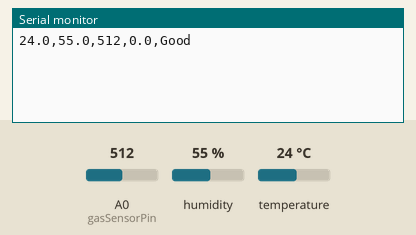
Simulated run of this sketch. Board: Arduino Uno, built with avr-gcc and run on an emulated ATmega328P. Shown: the last lines printed to the serial monitor. Inputs (shaded band) come from the test bench; at power-on: A0 (gasSensorPin) = 512, humidity 55 %, temperature 24 °C.

Above: at 2.2 s.
2.3 s: A0 (gasSensorPin) set to 23
At 4.1 s:
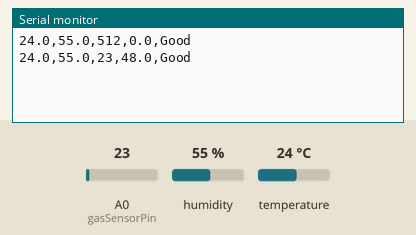
5.0 s: A0 (gasSensorPin) set to 18
At 6.5 s:
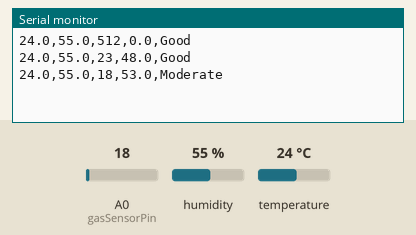

Measured:
- the behaviour switches between 21 and 20 on A0 (gasSensorPin) (found by bisection; images 1 and 2)
- after the input at 2.3 s, the serial monitor: prints a new line after 0.75 s (image 1)
- after the input at 5.0 s, the serial monitor: prints a new line after 0.07 s (image 2)

The sketch:

sensors.ino
```cpp
#include <DHT.h>

// DHT11 Configuration
#define DHTPIN 2
#define DHTTYPE DHT11
DHT dht(DHTPIN, DHTTYPE);

// MQ-2 Configuration
const int gasSensorPin = A0;
float R0 = 39.52;
float Rs = 0;
float ratio = 0;
float voltage = 0;

String getAQICategory(float AQI) {
    if (AQI <= 50) return "Good";
    else if (AQI <= 100) return "Moderate";
    else if (AQI <= 150) return "Unhealthy for Sensitive Groups";
    else if (AQI <= 200) return "Unhealthy";
    else if (AQI <= 300) return "Very Unhealthy";
    else return "Hazardous";
}

void setup() {
    Serial.begin(9600);
    dht.begin();
    delay(1000);
}

void loop() {
    // Read DHT11 Data
    float humidity = dht.readHumidity();
    float temperature = dht.readTemperature();

    // Read MQ-2 Data
    int sensorValue = analogRead(gasSensorPin);
    voltage = sensorValue * (5.0 / 1023.0);
    Rs = (5.0 - voltage) / voltage * 10.0;
    ratio = Rs / R0;

    // Calculate AQI
    float AQI = log(ratio) * 20;
    if (AQI < 0) AQI = 0;
    if (AQI > 300) AQI = 300;

    String airQuality = getAQICategory(AQI);

    // Send data including air quality category
    if (!isnan(temperature) && !isnan(humidity)) {
        Serial.print(temperature, 1);
        Serial.print(",");
        Serial.print(humidity, 1);
        Serial.print(",");
        Serial.print(sensorValue);
        Serial.print(",");
        Serial.print(AQI, 1);
        Serial.print(",");
        Serial.println(airQuality);
    }

    delay(2000);
}
```
